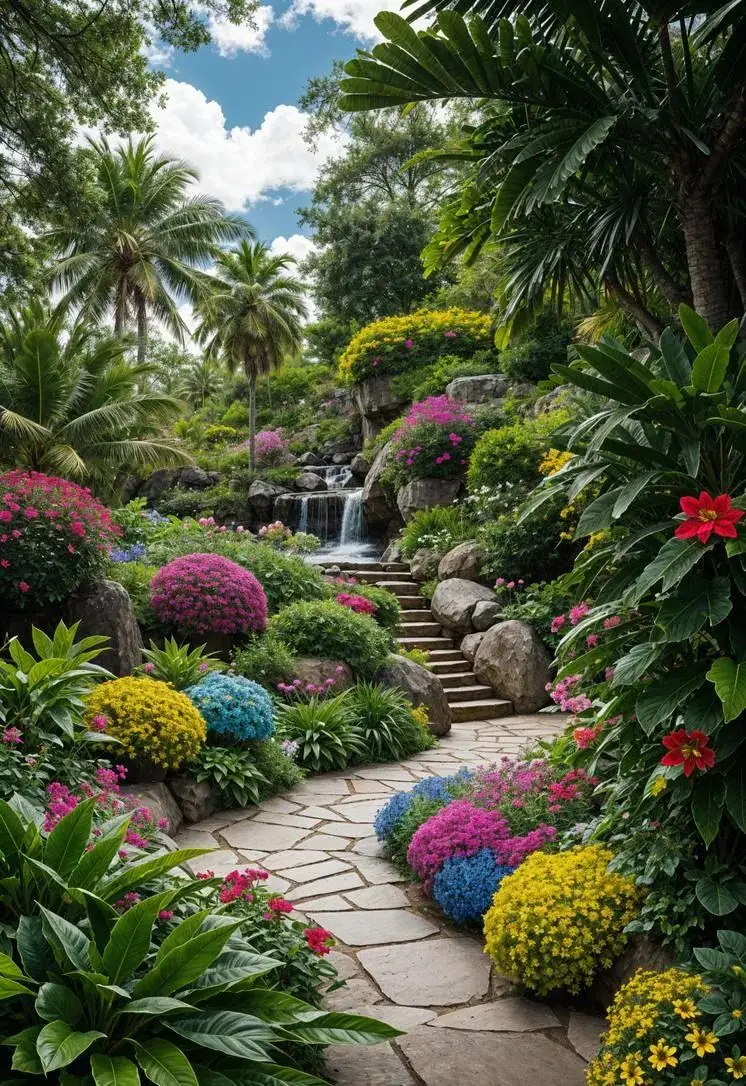
//> input picture openCV/park.png, 746 x 1086 px
$ ./05_   (built with g++ and OpenCV 4)
//> lines starting //> are read from the running program, lines starting //| are printed output that depends on the picture
#include <opencv2/opencv.hpp>
#include <iostream>
#include <random>
using namespace cv;
int g_r_n();
int main(int argc,char ** argv)
{
  Mat origin_src = imread("park.png");
//> origin_src is the input picture: 1086 rows x 746 cols, CV_8UC3; mean B, G, R 63.5, 89.1, 82.8
  int height = origin_src.rows;
//> height = 1086
  int width = origin_src.cols;
//> width = 746
  Mat dst_add,dst_subtract,dst_multiply,dst_divide;
  Mat random_Matrix(Size(width,height),CV_8UC3,Scalar(g_r_n(),g_r_n(),g_r_n()));
  /*直接加减的模式
  imshow("light enhanced origin_src",origin_src+random_Matrix);
  waitKey(0);
  imshow("light diminished origin_src",origin_src-Scalar(g_r_n(),g_r_n(),g_r_n()));
  waitKey(0);
  */
  //使用openCV内置函数的模式
  //加法
  add(origin_src,Scalar(50,50,50),dst_add);
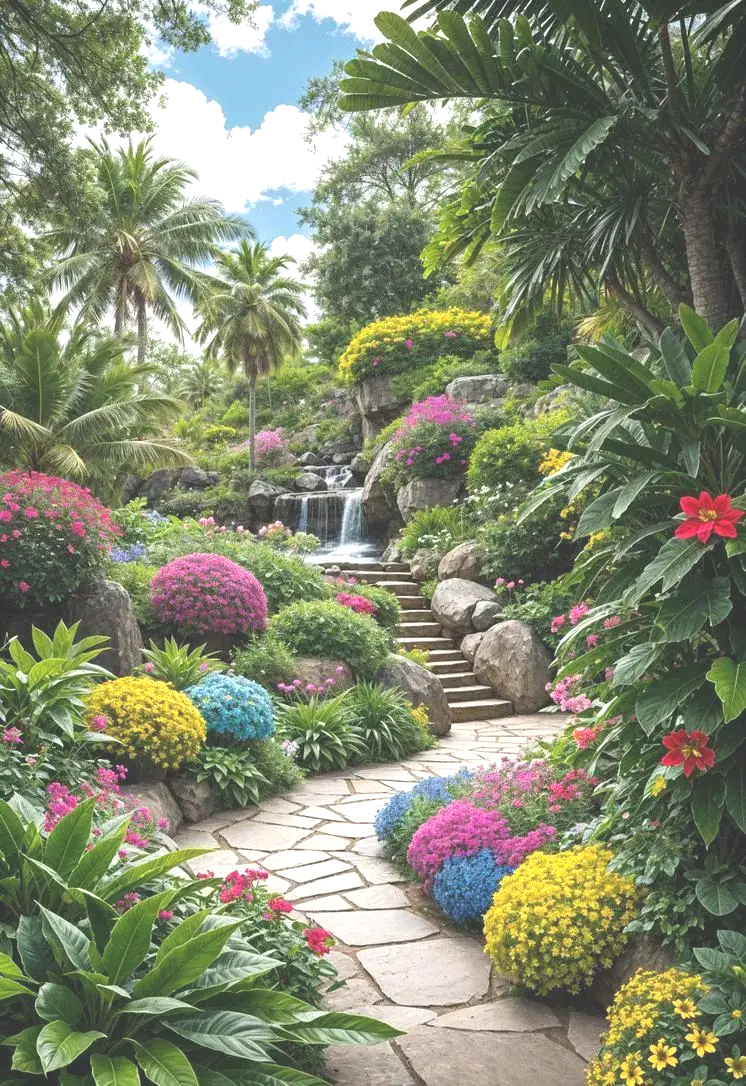
//> dst_add: 1086 rows x 746 cols, CV_8UC3; mean B, G, R 112.4, 137.9, 131.6
  imshow("added origin_src",dst_add);
  waitKey(0);
  //减法
  subtract(origin_src,Scalar(50,50,50),dst_subtract);
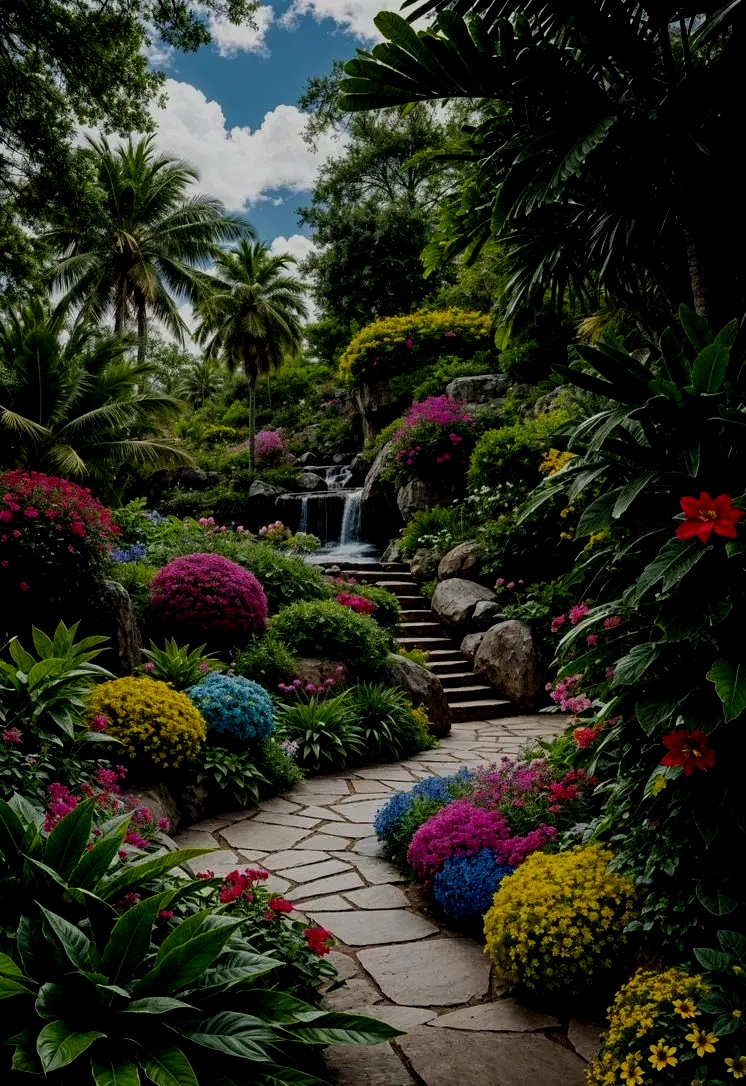
//> dst_subtract: 1086 rows x 746 cols, CV_8UC3; mean B, G, R 30.2, 45.7, 42.7
  imshow("subtracted origin_src",dst_subtract);
  waitKey(0);
  //乘法
  multiply(origin_src,Scalar(3,3,3),dst_multiply);
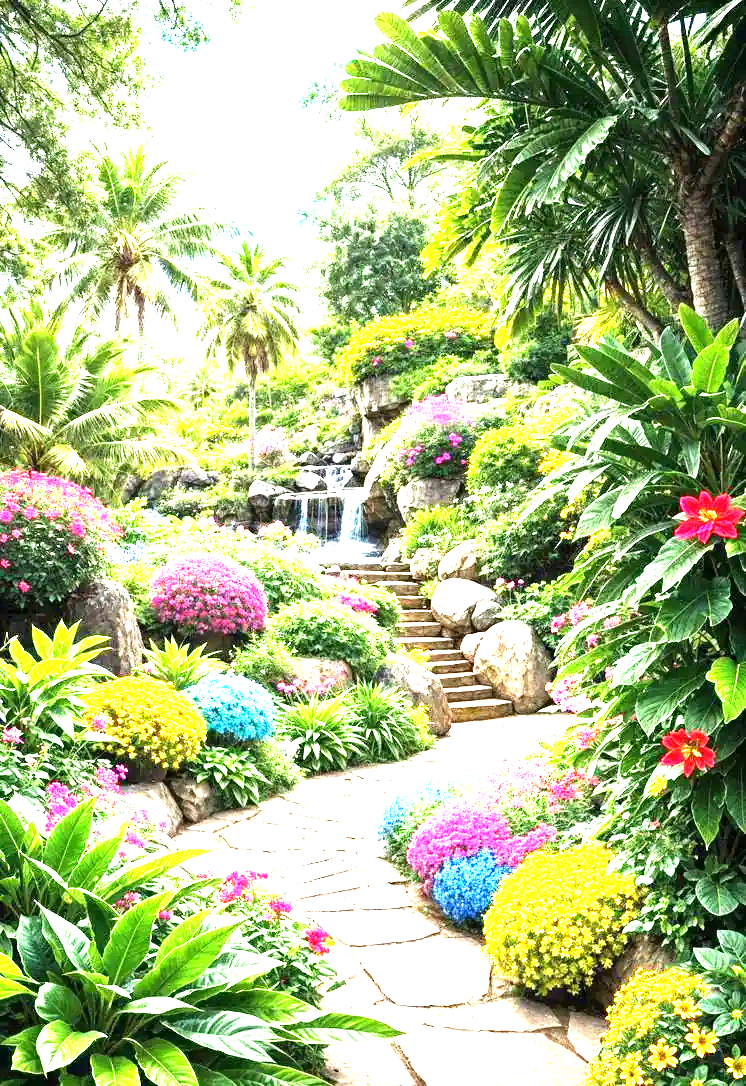
//> dst_multiply: 1086 rows x 746 cols, CV_8UC3; mean B, G, R 136.7, 189.2, 174
  imshow("divided origin_src",dst_multiply);
  waitKey(0);
  //除法
  divide(origin_src,Scalar(3,3,3),dst_divide);
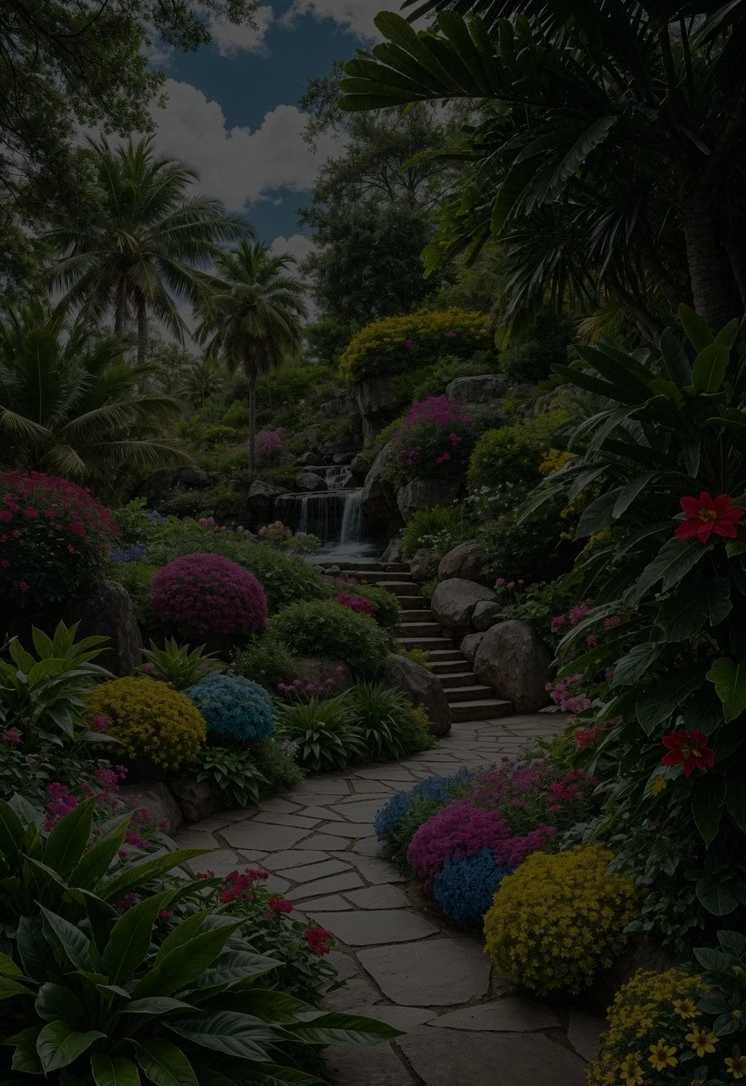
//> dst_divide: 1086 rows x 746 cols, CV_8UC3; mean B, G, R 21.1, 29.7, 27.6
  imshow("Multiplied origin_src",dst_divide);
  waitKey(0);
  return 0;
}
int g_r_n()
{
  static std::random_device rd;
  static std::mt19937 gen(rd());
  static std::uniform_int_distribution<int> dist(0,255);
  return dist(gen);
}

$ run again, with openCV/garden.png copied over openCV/park.png
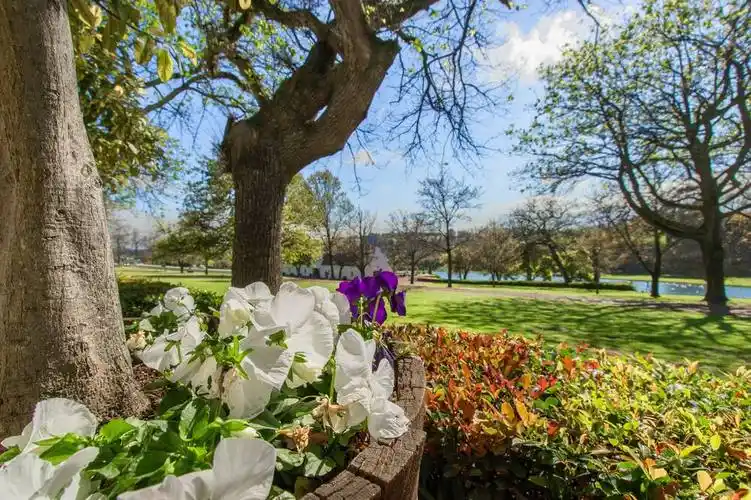
//> input picture openCV/garden.png, 751 x 500 px
//> origin_src is the input picture: 500 rows x 751 cols, CV_8UC3; mean B, G, R 98.2, 121.5, 118.7
//> `multiply(origin_src,Scalar(3,3,3),dst_multiply);`:
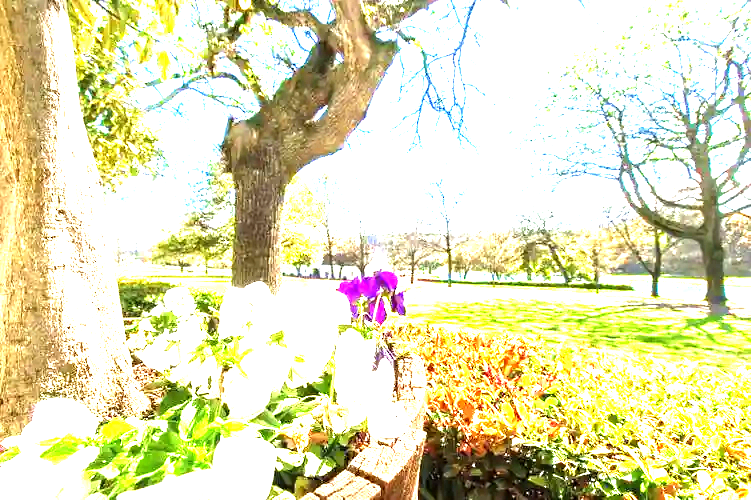
//> dst_multiply: 500 rows x 751 cols, CV_8UC3; mean B, G, R 181, 223, 225.6
//> `divide(origin_src,Scalar(3,3,3),dst_divide);`:
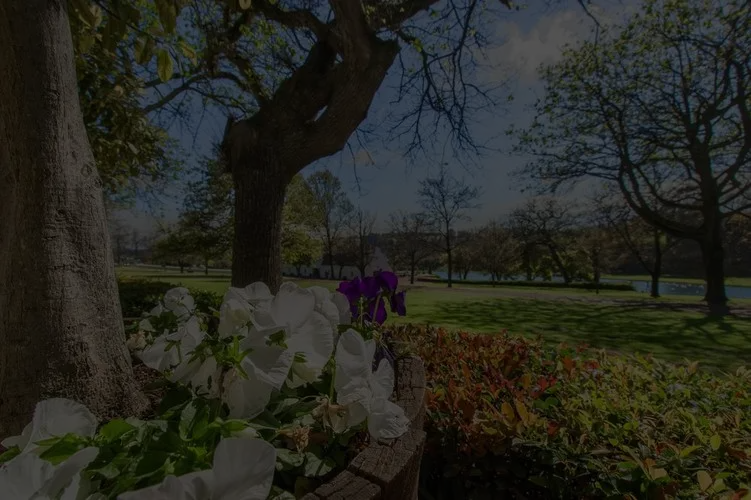
//> dst_divide: 500 rows x 751 cols, CV_8UC3; mean B, G, R 32.7, 40.5, 39.6
